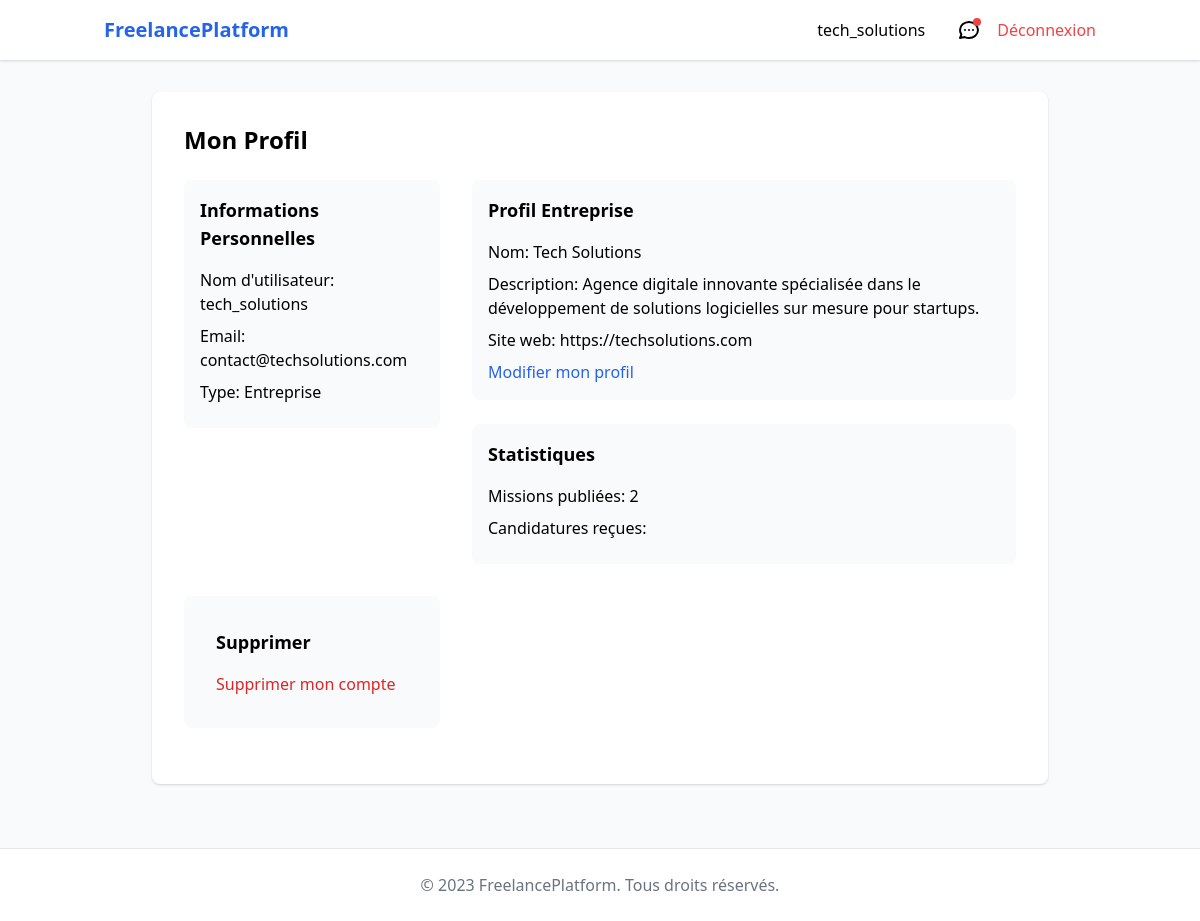
Page /auth/profile/ (signed in) on the committed database.
### users/models.py (models this page shows, shortened)
class Utilisateur(AbstractUser):
    class TypeUtilisateur(models.TextChoices):
        FREELANCE = 'FR', _('Freelance')
        ENTREPRISE = 'EN', _('Entreprise')
    type_utilisateur = models.CharField(
        max_length=2,
        choices=TypeUtilisateur.choices,
        blank=True,
        null=True,
        verbose_name=_("Type d'utilisateur")
    )
    username = models.CharField(
        max_length=15,
        unique=True,
        validators=[MinLengthValidator(4)],
        verbose_name=_("Nom d'utilisateur")
    )
    password = models.CharField(
        max_length=128,  # Stockage du hash, pas besoin de limiter à 25
        verbose_name=_("Mot de passe")
    )
    @property
    def est_freelance(self):
        return self.type_utilisateur == self.TypeUtilisateur.FREELANCE
    @property
    def est_entreprise(self):
        return self.type_utilisateur == self.TypeUtilisateur.ENTREPRISE

class Entreprise(models.Model):
    utilisateur = models.OneToOneField(
        Utilisateur,
        on_delete=models.CASCADE,
        limit_choices_to={'type_utilisateur': Utilisateur.TypeUtilisateur.ENTREPRISE},
        related_name='entreprise_profile'
    )
    nom_entreprise = models.CharField(
        max_length=255,
        verbose_name=_("Nom de l'entreprise")
    )
    description = models.TextField(
        blank=True,
        verbose_name=_("Description"),
        help_text=_("Présentation de votre entreprise")
    )
    site_web = models.URLField(
        blank=True,
        verbose_name=_("Site web")
    )
    email_contact = models.EmailField(
        verbose_name=_("Email de contact")
    )
    siret = models.CharField(
        max_length=14,
        blank=True,
        null=True,
        verbose_name=_("Numéro SIRET")
    )
    date_creation = models.DateTimeField(
        auto_now_add=True,
        verbose_name=_("Date de création")
    )
    date_mise_a_jour = models.DateTimeField(
        auto_now=True,
        verbose_name=_("Date de mise à jour")
    )
    class Meta:
        verbose_name = _("Profil Entreprise")
        verbose_name_plural = _("Profils Entreprise")
        ordering = ['nom_entreprise']

### users/views.py (the view)
# urls.py: path('profile/', ProfileView.as_view(), name='profile'),
class ProfileView(LoginRequiredMixin, View):
    template_name = 'profile.html'  # Chemin direct sans sous-dossier
    def get(self, request):
        user = request.user
        context = {
            'user': user,
        }
        if hasattr(user, 'candidatures_envoyees'):
            context['candidatures_envoyees'] = user.candidatures_envoyees.all()
        if hasattr(user, 'missions_publiees'):
            context['missions_publiees'] = user.missions_publiees.all()
        return render(request, self.template_name, context)

### messagerie/context_processors.py (called while the page is built)
def unread_messages(request):
    if request.user.is_authenticated:
        return {
            'unread_messages': Message.objects.filter(
                conversation__participants=request.user,
                lu=False
            ).exclude(expediteur=request.user).count()
        }
    return {}

### users/templates/profile.html
{% extends "base.html" %}
{% block content %}
<div class="max-w-4xl mx-auto bg-white p-8 rounded-lg shadow">
    <h1 class="text-2xl font-bold mb-6">Mon Profil</h1>
    <div class="grid grid-cols-1 md:grid-cols-3 gap-8">
        <div class="md:col-span-1">
            <div class="bg-gray-50 p-4 rounded-lg">
                <h2 class="text-lg font-semibold mb-4">Informations Personnelles</h2>
                <p class="mb-2"><span class="font-medium">Nom d'utilisateur:</span> {{ user.username }}</p>
                <p class="mb-2"><span class="font-medium">Email:</span> {{ user.email }}</p>
                <p class="mb-2">
                    <span class="font-medium">Type:</span>
                    {% if user.est_freelance %}Freelance{% else %}Entreprise{% endif %}
                </p>
            </div>
        </div>
        <div class="md:col-span-2">
            {% if user.est_freelance and user.freelance_profile %}
            <div class="bg-gray-50 p-4 rounded-lg mb-6">
                <h2 class="text-lg font-semibold mb-4">Profil Freelance</h2>
                <p class="mb-2"><span class="font-medium">Bio:</span> {{ user.freelance_profile.bio }}</p>
                <p class="mb-2"><span class="font-medium">Compétences:</span> {{ user.freelance_profile.competences }}</p>
                <p class="mb-2"><span class="font-medium">Tarif horaire:</span> {{ user.freelance_profile.tarif_horaire }} €</p>
                <a href="{% url 'users:complete_profile' %}" class="text-blue-600 hover:underline">Modifier mon profil</a>
            </div>
            {% elif user.est_entreprise and user.entreprise_profile %}
            <div class="bg-gray-50 p-4 rounded-lg mb-6">
                <h2 class="text-lg font-semibold mb-4">Profil Entreprise</h2>
                <p class="mb-2"><span class="font-medium">Nom:</span> {{ user.entreprise_profile.nom_entreprise }}</p>
                <p class="mb-2"><span class="font-medium">Description:</span> {{ user.entreprise_profile.description }}</p>
                <p class="mb-2"><span class="font-medium">Site web:</span> {{ user.entreprise_profile.site_web }}</p>
                <a href="{% url 'users:complete_profile' %}" class="text-blue-600 hover:underline">Modifier mon profil</a>
            </div>
            {% else %}
            <div class="bg-yellow-50 p-4 rounded-lg mb-6">
                <p class="text-yellow-800">Votre profil n'est pas complet.</p>
                <a href="{% url 'users:complete_profile' %}" class="text-blue-600 hover:underline">Compléter mon profil</a>
            </div>
            {% endif %}
            <div class="bg-gray-50 p-4 rounded-lg">
                <h2 class="text-lg font-semibold mb-4">Statistiques</h2>
                {% if user.est_freelance %}
                    <p class="mb-2"><span class="font-medium">Missions postulées:</span> {{ user.candidatures_envoyees.count }}</p>
                    <p class="mb-2"><span class="font-medium">Missions acceptées:</span> {{ user.candidatures_acceptees }}</p>
                    <p class="mb-2"><span class="font-medium">En attente:</span> {{ user.candidatures_en_attente }}</p>
                {% else %}
                    <p class="mb-2"><span class="font-medium">Missions publiées:</span> {{ user.missions_publiees.count }}</p>
                    <p class="mb-2"><span class="font-medium">Candidatures reçues:</span> {{ user.candidatures_recues.count }}</p>
                {% endif %}
            </div>
        </div>
        <div class="bg-gray-50 p-4 rounded-lg mb-6">
            <div class="bg-gray-50 p-4 rounded-lg">
                <h2 class="text-lg font-semibold mb-4">Supprimer</h2>
                <a href="{% url 'users:supprimer_compte' %}" class="text-red-600">Supprimer mon compte</a>
            </div>
        </div>
    </div>
</div>
{% endblock %}

### templates/base.html (shortened to what this page needs)
<!DOCTYPE html>
<html lang="fr">
<head>
    <link href="https://cdn.jsdelivr.net/npm/tailwindcss@2.2.19/dist/tailwind.min.css" rel="stylesheet">
</head>
<body class="bg-gray-50">
    <header class="bg-white shadow">
        <div class="container mx-auto px-4 py-4 flex justify-between items-center">
            <a href="{% url 'missions:listes' %}" class="text-xl font-bold text-blue-600">FreelancePlatform</a>
            <nav class="flex items-center space-x-4">
                {% if user.is_authenticated %}
                    <a href="{% url 'users:profile' %}" class="mr-4">
                        {{ user.username }}
                    </a>
                    <a href="{% url 'messagerie:liste' %}" class="relative mr-4">
                        <svg class="w-6 h-6" fill="none" stroke="currentColor" viewBox="0 0 24 24">
                            <path stroke-linecap="round" stroke-linejoin="round" stroke-width="2"
                            d="M8 12h.01M12 12h.01M16 12h.01M21 12c0 4.418-4.03 8-9 8a9.863 9.863 0 01-4.255-.949L3 20l1.395-3.72C3.512 15.042 3 13.574 3 12c0-4.418 4.03-8 9-8s9 3.582 9 8z"/>
                        </svg>
                        {% if unread_messages %}
                            <span class="absolute top-0 right-0 block h-2 w-2 rounded-full bg-red-500"></span>
                        {% endif %}
                    </a>
                    <a href="{% url 'users:logout' %}" class="text-red-500 hover:text-red-700">Déconnexion</a>
                {% else %}
                    <a href="{% url 'users:login' %}" class="mr-4 hover:text-blue-700">Connexion</a>
                    <a href="{% url 'users:signup' %}" class="bg-blue-600 text-white px-4 py-2 rounded hover:bg-blue-700">
                        Inscription
                    </a>
                {% endif %}
            </nav>
        </div>
    </header>
    <main class="container mx-auto px-4 py-8">
        {% block content %}{% endblock %}
    </main>
    <footer class="bg-white border-t mt-8 py-6">
        <div class="container mx-auto px-4 text-center text-gray-500">
            &copy; 2023 FreelancePlatform. Tous droits réservés.
        </div>
    </footer>
</body>
</html>

### rows in the picture
Utilisateur: username "tech_solutions", email "contact@techsolutions.com", entreprise_profile.nom_entreprise "Tech Solutions", entreprise_profile.description "Agence digitale innovante spécialisée dans le développement de solutions logicielles sur mesure pour startups.", entreprise_profile.site_web "https://techsolutions.com", missions_publiees.count "2"
